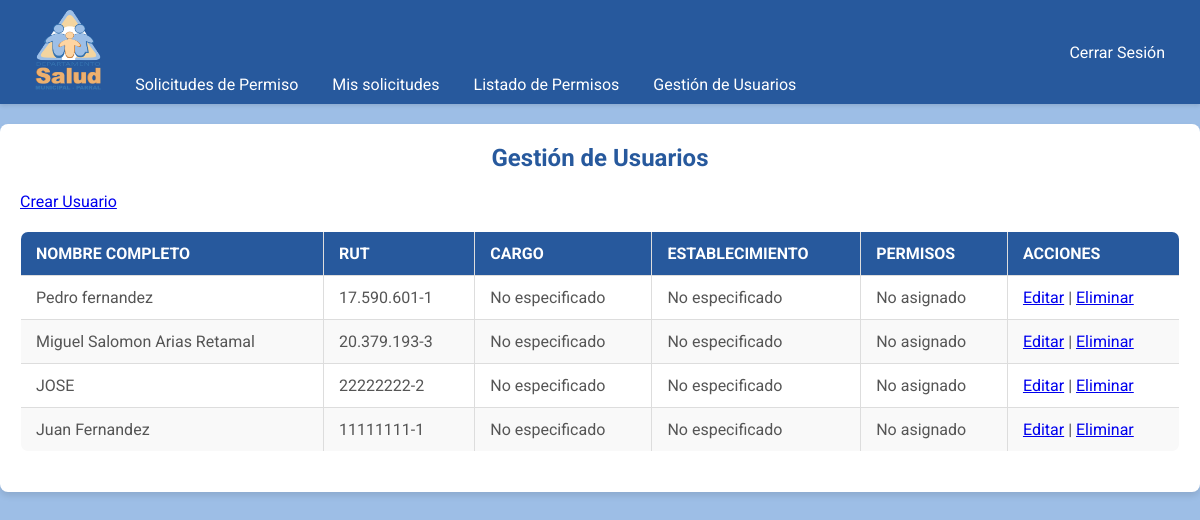
The app's page /user-management/ (signed in) with its own data.
### permisos/models.py (models this page shows, shortened)
class UserProfile(models.Model):
    CARGO_CHOICES = [
        ('Dentista', 'Dentista'),
        ('Medico', 'Médico'),
        ('Quimico-Farmaceutico', 'Químico-Farmacéutico'),
        ('Asistente Social', 'Asistente Social'),
        ('Enfermera', 'Enfermera'),
        ('Kinesiologo', 'Kinesiólogo'),
        ('Matrona', 'Matrona'),
        ('Nutricionista', 'Nutricionista'),
        ('Psicologo', 'Psicólogo'),
        ('Tecnologo Medico', 'Tecnólogo Médico'),
        ('Fonoaudiologo', 'Fonoaudiólogo'),
        ('Terapeuta Ocupacional', 'Terapeuta Ocupacional'),
        ('Educadora de Parvulos', 'Educadora de Párvulos'),
        ('Profesor de Educacion Fisica', 'Profesor de Educación Física'),
        ('Abogado', 'Abogado'),
        ('Ingeniero en Informatica', 'Ingeniero en Informática'),
        ('Ingeniero en Prevencion de Riesgos', 'Ingeniero en Prevención de Riesgos'),
        ('Ingeniero en Administracion de Empresas', 'Ingeniero en Administración de Empresas'),
        ('Ingeniero Comercial', 'Ingeniero Comercial'),
        ('Contador Auditor', 'Contador Auditor'),
        ('TENS Enfermeria', 'TENS (Enfermería)'),
        ('TANS Administracion', 'TANS (Administración)'),
        ('Podologo', 'Podólogo'),
        ('Estadistico', 'Estadístico'),
        ('Programador', 'Programador/ Técnico en Computación'),
        ('Paramedico', 'Paramédico'),
        ('Secretaria', 'Secretaria'),
        ('Administrativos de Salud', 'Administrativos de Salud'),
        ('Auxiliar de Servicio', 'Auxiliar de Servicio'),
        ('Conductor', 'Conductor'),
        ('Estafeta', 'Estafeta'),
        ('Director de Consultorio', 'Director de Consultorio (CESFAM Arrau Méndez)'),
        ('Director de Departamento de Salud Municipal', 'Director de Departamento de Salud Municipal'),
    ]
    DEPARTAMENTO_CHOICES = [
        ('Posta de Salud Rural Villa Baviera', 'Posta de Salud Rural Villa Baviera'),
        ('Posta de Salud Rural Los Canelos', 'Posta de Salud Rural Los Canelos'),
        ('Posta de Salud Rural Bullileo', 'Posta de Salud Rural Bullileo'),
        ('Posta de Salud Rural Bajos de Huenutil', 'Posta de Salud Rural Bajos de Huenutil'),
        ('Posta de Salud Rural Catillo', 'Posta de Salud Rural Catillo'),
        ('Posta de Salud Rural Digua', 'Posta de Salud Rural Digua'),
        ('Posta de Salud Rural Monte Flor', 'Posta de Salud Rural Monte Flor'),
        ('Posta de Salud Rural San Alejo', 'Posta de Salud Rural San Alejo'),
        ('Posta de Salud Rural Talquita', 'Posta de Salud Rural Talquita'),
        ('Posta de Salud Rural Los Carros', 'Posta de Salud Rural Los Carros'),
        ('Posta de Salud Rural Perquilauquén', 'Posta de Salud Rural Perquilauquén'),
        ('Posta de Salud Rural La Orilla', 'Posta de Salud Rural La Orilla'),
        ('Posta de Salud Rural Fuerte Viejo', 'Posta de Salud Rural Fuerte Viejo'),
        ('Centro Comunitario de Salud Familiar Los Olivos', 'Centro Comunitario de Salud Familiar Los Olivos'),
        ('Centro de Salud Familiar Arrau Méndez', 'Centro de Salud Familiar Arrau Méndez'),
        ('SAR', 'SAR'),
        ('Hospital San José', 'Hospital San José'),
        ('Centro Comunitario de Salud Familiar Buenos Aires', 'Centro Comunitario de Salud Familiar Buenos Aires'),
        ('Departamento de Salud Municipal Parral', 'Departamento de Salud Municipal Parral'),
    ]
    USER_TYPE_CHOICES = [
        ('usuario_normal', 'Usuario Normal'),
        ('admin', 'Administrador'),
        ('personal_administrativo', 'Personal Administrativo'),
    ]
    user = models.OneToOneField(User, on_delete=models.CASCADE)
    full_name = models.CharField("Nombre completo", max_length=100)
    rut = models.CharField("RUT", max_length=12)
    position = models.CharField("Cargo", max_length=50, choices=CARGO_CHOICES, null=True, blank=True)
    establishment = models.CharField("Establecimiento", max_length=100, choices=DEPARTAMENTO_CHOICES, null=True, blank=True)
    user_type = models.CharField("Tipo de Usuario", max_length=50, choices=USER_TYPE_CHOICES, default='usuario_normal')
    permissions = models.CharField("Permisos", max_length=100, null=True, blank=True)
    firma = models.ImageField("Firma", upload_to='firmas/', null=True, blank=True)

### permisos/views.py (the view)
# urls.py: path('user-management/', views.user_management, name='user_management'),  # Listado de usuarios
@login_required
def user_management(request):
    users = UserProfile.objects.select_related("user").all()
    for user in users:
        if not user.position:
            user.position = "No especificado"
        if not user.establishment:
            user.establishment = "No especificado"
        if not user.permissions:
            user.permissions = "No asignado"
    return render(request, "user_management.html", {"users": users})

### permisos/templates/user_management.html (shortened to what this page needs)
{% extends "base.html" %}
{% block content %}
<div class="table-container">
    <h2>Gestión de Usuarios</h2>
    <div class="action-buttons">
        <a href="{% url 'create_user' %}" class="btn btn-primary">Crear Usuario</a>
    </div>
    <table>
        <thead>
            <tr>
                <th>Nombre Completo</th>
                <th>RUT</th>
                <th>Cargo</th>
                <th>Establecimiento</th>
                <th>Permisos</th>
                <th>Acciones</th>
            </tr>
        </thead>
        <tbody>
            {% for user in users %}
            <tr>
                <td>{{ user.full_name|default:"No especificado" }}</td>
                <td>{{ user.rut|default:"No especificado" }}</td>
                <td>{{ user.position|default:"No especificado" }}</td>
                <td>{{ user.establishment|default:"No especificado" }}</td>
                <td>{{ user.permissions|default:"No asignado" }}</td>
                <td class="action-buttons">
                    <a href="{% url 'edit_user' user.user.id %}">Editar</a> |
                    <a href="{% url 'delete_user' user.user.id %}" onclick="return confirm('¿Estás seguro de que deseas eliminar este usuario?');">Eliminar</a>
                </td>
            </tr>
            {% empty %}
            <tr>
                <td colspan="6">No hay usuarios registrados.</td>
            </tr>
            {% endfor %}
        </tbody>
    </table>
</div>
{% endblock %}

### permisos/static/css/main.css (style rules this page uses)
* { margin: 0; padding: 0; box-sizing: border-box; }
body { color: white; font-family: "Roboto", sans-serif; background-color: #9dbee6; background-size: cover; }

### permisos/static/css/forms.css (style rules this page uses)
h2 { text-align: center; margin-bottom: 20px; color: #27599d; }

### permisos/static/css/tables.css (style rules this page uses)
table { width: 100%; border-collapse: collapse; margin: 20px 0; font-size: 16px; text-align: left; background-color: white; border: 1px solid #ddd; border-radius: 8px; overflow: hidden; }
thead tr { background-color: #27599d; color: white; }
th, td { padding: 12px 15px; border: 1px solid #ddd; }
tbody tr:nth-child(even) { background-color: #f9f9f9; }
th { font-weight: bold; text-transform: uppercase; }
td { color: #555; }

### records on screen
UserProfile: full_name "Pedro fernandez", rut "17.590.601-1", position "No especificado", establishment "No especificado", permissions "No asignado"
UserProfile: full_name "Miguel Salomon Arias Retamal", rut "20.379.193-3", position "No especificado", establishment "No especificado", permissions "No asignado"
UserProfile: full_name "JOSE", rut "22222222-2", position "No especificado", establishment "No especificado", permissions "No asignado"
UserProfile: full_name "Juan Fernandez", rut "11111111-1", position "No especificado", establishment "No especificado", permissions "No asignado"
